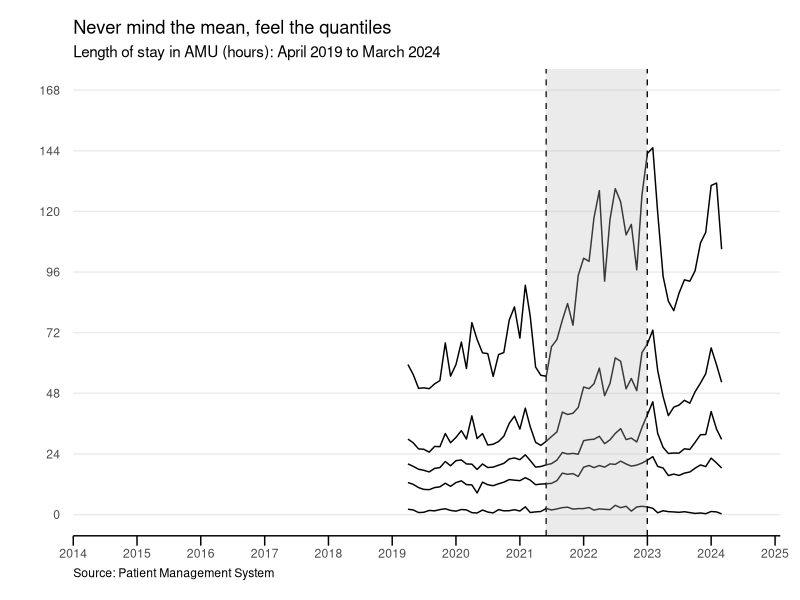

Write R code to recreate this figure.

# AMU Two Speed Length of Stay --------------------------------------------


# load packages -----------------------------------------------------------

library(readxl)
library(tidyverse)
library(scales)


# import data -------------------------------------------------------------

df_01 <-
  read_xlsx("data/amu_five_years.xlsx") |> 
  arrange(desc(AMU_LOS_HOURS)) |> 
  filter(AMU_LOS_HOURS <= 1120)


# create a summary table of quantiles by month ----------------------------

df_02 <-
  df_01 |> 
  mutate(new_amu_discharge_month = floor_date(AMU_DISCHARGE_DATETIME,
                                              "month")) |> 
  group_by(new_amu_discharge_month) |> 
  summarize(no_of_amu_discharges = n(),
            mean_los = mean(AMU_LOS_HOURS),
            quantile_05 = quantile(AMU_LOS_HOURS,
                                   probs = c(0.005)),
            quantile_10 = quantile(AMU_LOS_HOURS,
                                   probs = c(0.1)),
            quantile_25 = quantile(AMU_LOS_HOURS,
                                   probs = c(0.25)),
            quantile_50 = quantile(AMU_LOS_HOURS,
                                   probs = c(0.5)),
            quantile_75 = quantile(AMU_LOS_HOURS,
                                    probs = c(0.75)),
            quantile_90 = quantile(AMU_LOS_HOURS,
                                   probs = c(0.9)),
            quantile_95 = quantile(AMU_LOS_HOURS,
                                    probs = c(0.95)))


# create a graph ----------------------------------------------------------

ggplot(data = df_02) +
  aes(x = new_amu_discharge_month) +
  geom_line(aes(y = quantile_05)) +
  geom_line(aes(y = quantile_25)) +
  geom_line(aes(y = quantile_50)) +
  geom_line(aes(y = quantile_75)) +
  geom_line(aes(y = quantile_95)) +
  geom_vline(xintercept = as.POSIXct('2021-06-01'),
             linetype = "dashed") +
  geom_vline(xintercept = as.POSIXct('2022-12-31'),
             linetype = "dashed") +
  annotate("rect",
           xmin = as.POSIXct('2021-06-01'), 
           xmax = as.POSIXct('2022-12-31'), 
           ymin = -Inf, 
           ymax = Inf,  
           fill = "grey", 
           alpha= 0.3) +
  #geom_ribbon(aes(ymin = quantile_05,
                  #ymax = quantile_25),
              #fill = "green",
              #alpha = 0.3) +
  #geom_ribbon(aes(ymin = quantile_75,
                  #ymax = quantile_95),
              #fill = "red",
              #alpha = 0.3) +
  scale_x_datetime(limits = c(as.POSIXct('2014-01-01'),
                              as.POSIXct('2025-01-31')),
                   breaks = "12 month",
                   labels = date_format("%Y"),
                   expand = c(0, 0)) +
  scale_y_continuous(limits = c(0, 168),
                     breaks = seq(0, 168, 24),
                     label = comma) +
  labs(title = "Never mind the mean, feel the quantiles",
       subtitle = "Length of stay in AMU (hours): April 2019 to March 2024",
       x = NULL,
       y = NULL,
       caption = "Source: Patient Management System") +
  theme_minimal() +
  theme(axis.line.x = element_line(colour = "black"),
        axis.ticks.x = element_line(colour = "black"),
        axis.ticks.length = unit(.25, "cm"),
        panel.grid.major.x = element_blank(),
        panel.grid.minor.x = element_blank(),
        panel.grid.minor.y = element_blank(),
        panel.background = element_rect(fill = '#FFFFFF', colour = '#FFFFFF'),
        plot.background = element_rect(fill = '#FFFFFF', colour = '#FFFFFF'),
        plot.caption = element_text(hjust = 0,
                                    colour = "black"),
        plot.margin = unit(c(0.5, 0.5, 0.5, 1), "cm"))

